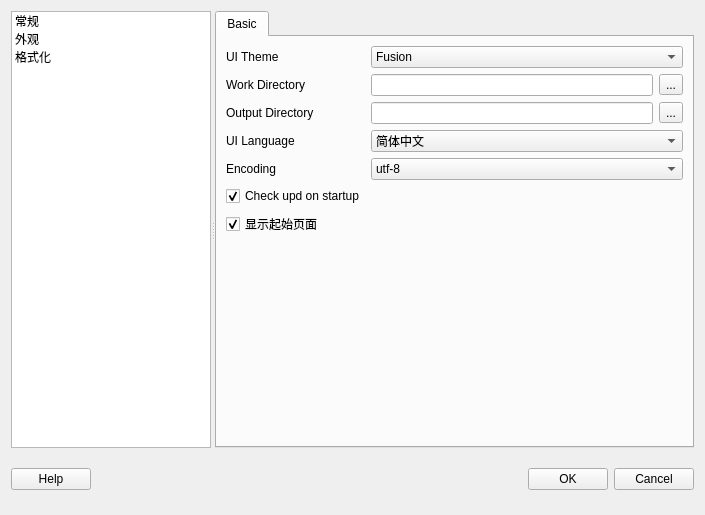
<?xml version="1.0" encoding="UTF-8"?>
<ui version="4.0">
 <class>Form</class>
 <widget class="QWidget" name="Form">
  <property name="geometry">
   <rect>
    <x>0</x>
    <y>0</y>
    <width>705</width>
    <height>515</height>
   </rect>
  </property>
  <property name="windowTitle">
   <string>Settings</string>
  </property>
  <layout class="QVBoxLayout" name="verticalLayout_2">
   <item>
    <widget class="QSplitter" name="splitter">
     <property name="orientation">
      <enum>Qt::Horizontal</enum>
     </property>
     <widget class="QListWidget" name="listWidget">
      <property name="maximumSize">
       <size>
        <width>200</width>
        <height>16777215</height>
       </size>
      </property>
      <item>
       <property name="text">
        <string>常规</string>
       </property>
      </item>
      <item>
       <property name="text">
        <string>外观</string>
       </property>
      </item>
      <item>
       <property name="text">
        <string>格式化</string>
       </property>
      </item>
     </widget>
     <widget class="QStackedWidget" name="stackedWidget">
      <property name="currentIndex">
       <number>0</number>
      </property>
      <widget class="QWidget" name="page_general">
       <layout class="QHBoxLayout" name="horizontalLayout_3">
        <property name="leftMargin">
         <number>0</number>
        </property>
        <property name="topMargin">
         <number>0</number>
        </property>
        <property name="rightMargin">
         <number>0</number>
        </property>
        <property name="bottomMargin">
         <number>0</number>
        </property>
        <item>
         <widget class="QTabWidget" name="tabWidget">
          <property name="tabPosition">
           <enum>QTabWidget::North</enum>
          </property>
          <property name="currentIndex">
           <number>0</number>
          </property>
          <widget class="QWidget" name="tabBase">
           <attribute name="title">
            <string>Basic</string>
           </attribute>
           <layout class="QVBoxLayout" name="verticalLayout_8">
            <item>
             <layout class="QFormLayout" name="formLayout_2">
              <item row="0" column="0">
               <widget class="QLabel" name="label_theme">
                <property name="text">
                 <string>UI Theme</string>
                </property>
               </widget>
              </item>
              <item row="0" column="1">
               <widget class="QComboBox" name="comboBox_theme">
                <item>
                 <property name="text">
                  <string>Fusion</string>
                 </property>
                </item>
                <item>
                 <property name="text">
                  <string>Qdarkstyle</string>
                 </property>
                </item>
                <item>
                 <property name="text">
                  <string>windowsvista</string>
                 </property>
                </item>
                <item>
                 <property name="text">
                  <string>Windows</string>
                 </property>
                </item>
               </widget>
              </item>
              <item row="1" column="0">
               <widget class="QLabel" name="label">
                <property name="text">
                 <string>Work Directory</string>
                </property>
               </widget>
              </item>
              <item row="1" column="1">
               <layout class="QHBoxLayout" name="horizontalLayout_14">
                <item>
                 <widget class="QLineEdit" name="lineEdit_worksapce"/>
                </item>
                <item>
                 <widget class="QToolButton" name="toolButton_workspace">
                  <property name="text">
                   <string>...</string>
                  </property>
                 </widget>
                </item>
               </layout>
              </item>
              <item row="2" column="0">
               <widget class="QLabel" name="label_15">
                <property name="text">
                 <string>Output Directory</string>
                </property>
               </widget>
              </item>
              <item row="2" column="1">
               <layout class="QHBoxLayout" name="horizontalLayout_15">
                <item>
                 <widget class="QLineEdit" name="lineEdit_output"/>
                </item>
                <item>
                 <widget class="QToolButton" name="toolButton_output">
                  <property name="text">
                   <string>...</string>
                  </property>
                 </widget>
                </item>
               </layout>
              </item>
              <item row="3" column="0">
               <widget class="QLabel" name="label_16">
                <property name="text">
                 <string>UI Language</string>
                </property>
               </widget>
              </item>
              <item row="3" column="1">
               <widget class="QComboBox" name="comboBox_9">
                <item>
                 <property name="text">
                  <string>简体中文</string>
                 </property>
                </item>
                <item>
                 <property name="text">
                  <string>English</string>
                 </property>
                </item>
               </widget>
              </item>
              <item row="4" column="0">
               <widget class="QLabel" name="label_11">
                <property name="text">
                 <string>Encoding</string>
                </property>
               </widget>
              </item>
              <item row="4" column="1">
               <widget class="QComboBox" name="comboBox_8">
                <item>
                 <property name="text">
                  <string>utf-8</string>
                 </property>
                </item>
                <item>
                 <property name="text">
                  <string>gb2312</string>
                 </property>
                </item>
               </widget>
              </item>
              <item row="5" column="0">
               <widget class="QCheckBox" name="check_box_check_upd_on_startup">
                <property name="text">
                 <string>Check upd on startup</string>
                </property>
                <property name="checked">
                 <bool>true</bool>
                </property>
               </widget>
              </item>
              <item row="6" column="0">
               <widget class="QCheckBox" name="checkbox_show_startpage">
                <property name="text">
                 <string>显示起始页面</string>
                </property>
                <property name="checked">
                 <bool>true</bool>
                </property>
               </widget>
              </item>
             </layout>
            </item>
            <item>
             <spacer name="verticalSpacer_2">
              <property name="orientation">
               <enum>Qt::Vertical</enum>
              </property>
              <property name="sizeHint" stdset="0">
               <size>
                <width>20</width>
                <height>40</height>
               </size>
              </property>
             </spacer>
            </item>
           </layout>
          </widget>
         </widget>
        </item>
       </layout>
      </widget>
      <widget class="QWidget" name="page_appearance">
       <layout class="QVBoxLayout" name="verticalLayout_6">
        <item>
         <layout class="QVBoxLayout" name="verticalLayout_5">
          <item>
           <widget class="QCheckBox" name="checkBox_3">
            <property name="text">
             <string>Interlaced coloring</string>
            </property>
            <property name="checked">
             <bool>true</bool>
            </property>
           </widget>
          </item>
          <item>
           <layout class="QHBoxLayout" name="horizontalLayout_11">
            <item>
             <widget class="QLabel" name="label_10">
              <property name="text">
               <string>Table Header Background:</string>
              </property>
             </widget>
            </item>
            <item>
             <widget class="QPushButton" name="pushButton">
              <property name="text">
               <string>Color</string>
              </property>
             </widget>
            </item>
            <item>
             <spacer name="horizontalSpacer_4">
              <property name="orientation">
               <enum>Qt::Horizontal</enum>
              </property>
              <property name="sizeHint" stdset="0">
               <size>
                <width>40</width>
                <height>20</height>
               </size>
              </property>
             </spacer>
            </item>
           </layout>
          </item>
         </layout>
        </item>
        <item>
         <layout class="QHBoxLayout" name="horizontalLayout_6"/>
        </item>
        <item>
         <layout class="QHBoxLayout" name="horizontalLayout_5">
          <item>
           <widget class="QLabel" name="label_3">
            <property name="text">
             <string>Size:</string>
            </property>
           </widget>
          </item>
          <item>
           <widget class="QLineEdit" name="lineEdit_2">
            <property name="maximumSize">
             <size>
              <width>60</width>
              <height>16777215</height>
             </size>
            </property>
            <property name="text">
             <string>15</string>
            </property>
           </widget>
          </item>
          <item>
           <spacer name="horizontalSpacer_3">
            <property name="orientation">
             <enum>Qt::Horizontal</enum>
            </property>
            <property name="sizeHint" stdset="0">
             <size>
              <width>120</width>
              <height>20</height>
             </size>
            </property>
           </spacer>
          </item>
         </layout>
        </item>
        <item>
         <layout class="QHBoxLayout" name="horizontalLayout_4">
          <item>
           <widget class="QLabel" name="label_2">
            <property name="text">
             <string>Font:</string>
            </property>
           </widget>
          </item>
          <item>
           <widget class="QComboBox" name="comboBox">
            <item>
             <property name="text">
              <string>Source Code Pro</string>
             </property>
            </item>
           </widget>
          </item>
          <item>
           <spacer name="horizontalSpacer_2">
            <property name="orientation">
             <enum>Qt::Horizontal</enum>
            </property>
            <property name="sizeHint" stdset="0">
             <size>
              <width>40</width>
              <height>20</height>
             </size>
            </property>
           </spacer>
          </item>
         </layout>
        </item>
        <item>
         <widget class="QTextEdit" name="textEdit">
          <property name="maximumSize">
           <size>
            <width>16777215</width>
            <height>16777215</height>
           </size>
          </property>
          <property name="html">
           <string>&lt;!DOCTYPE HTML PUBLIC &quot;-//W3C//DTD HTML 4.0//EN&quot; &quot;http://www.w3.org/TR/REC-html40/strict.dtd&quot;&gt;
&lt;html&gt;&lt;head&gt;&lt;meta name=&quot;qrichtext&quot; content=&quot;1&quot; /&gt;&lt;style type=&quot;text/css&quot;&gt;
p, li { white-space: pre-wrap; }
&lt;/style&gt;&lt;/head&gt;&lt;body style=&quot; font-family:'SimSun'; font-size:9pt; font-weight:400; font-style:normal;&quot;&gt;
&lt;p style=&quot; margin-top:0px; margin-bottom:0px; margin-left:0px; margin-right:0px; -qt-block-indent:0; text-indent:0px;&quot;&gt;Patata is a full-featured IDE&lt;/p&gt;
&lt;p style=&quot; margin-top:0px; margin-bottom:0px; margin-left:0px; margin-right:0px; -qt-block-indent:0; text-indent:0px;&quot;&gt;with a high level of usability and outstanding&lt;/p&gt;
&lt;p style=&quot; margin-top:0px; margin-bottom:0px; margin-left:0px; margin-right:0px; -qt-block-indent:0; text-indent:0px;&quot;&gt;advanced code editing and refactoring support.&lt;/p&gt;
&lt;p style=&quot;-qt-paragraph-type:empty; margin-top:0px; margin-bottom:0px; margin-left:0px; margin-right:0px; -qt-block-indent:0; text-indent:0px;&quot;&gt;&lt;br /&gt;&lt;/p&gt;
&lt;p style=&quot; margin-top:0px; margin-bottom:0px; margin-left:0px; margin-right:0px; -qt-block-indent:0; text-indent:0px;&quot;&gt;abcdefghijklmnopqrstuvwxyz 0123456789 (){}[]&lt;/p&gt;
&lt;p style=&quot; margin-top:0px; margin-bottom:0px; margin-left:0px; margin-right:0px; -qt-block-indent:0; text-indent:0px;&quot;&gt;ABCDEFGHIJKLMNOPQRSTUVWXYZ +-*/= .,;:!? #&amp;amp;$%@|^&lt;/p&gt;&lt;/body&gt;&lt;/html&gt;</string>
          </property>
         </widget>
        </item>
       </layout>
      </widget>
      <widget class="QWidget" name="page_format">
       <layout class="QVBoxLayout" name="verticalLayout_3">
        <item>
         <layout class="QFormLayout" name="formLayout">
          <item row="0" column="0">
           <widget class="QLabel" name="label_4">
            <property name="text">
             <string>日期格式:</string>
            </property>
           </widget>
          </item>
          <item row="0" column="1">
           <widget class="QComboBox" name="comboBox_2">
            <item>
             <property name="text">
              <string>2020-01-01</string>
             </property>
            </item>
            <item>
             <property name="text">
              <string>2020/01/01</string>
             </property>
            </item>
            <item>
             <property name="text">
              <string/>
             </property>
            </item>
           </widget>
          </item>
          <item row="1" column="1">
           <widget class="QComboBox" name="comboBox_3">
            <item>
             <property name="text">
              <string>15:30:01(24-小时制)</string>
             </property>
            </item>
            <item>
             <property name="text">
              <string>3:30:01 PM(12-小时制)</string>
             </property>
            </item>
            <item>
             <property name="text">
              <string/>
             </property>
            </item>
           </widget>
          </item>
          <item row="1" column="0">
           <widget class="QLabel" name="label_5">
            <property name="text">
             <string>时间格式:</string>
            </property>
           </widget>
          </item>
          <item row="2" column="1">
           <widget class="QComboBox" name="comboBox_4">
            <item>
             <property name="text">
              <string>美元US Dollar</string>
             </property>
            </item>
            <item>
             <property name="text">
              <string>人民币Chinese Yuan</string>
             </property>
            </item>
            <item>
             <property name="text">
              <string/>
             </property>
            </item>
           </widget>
          </item>
          <item row="2" column="0">
           <widget class="QLabel" name="label_6">
            <property name="text">
             <string>货币单位:</string>
            </property>
           </widget>
          </item>
          <item row="3" column="1">
           <widget class="QComboBox" name="comboBox_5">
            <item>
             <property name="text">
              <string>￥</string>
             </property>
            </item>
            <item>
             <property name="text">
              <string>CNY</string>
             </property>
            </item>
            <item>
             <property name="text">
              <string>$</string>
             </property>
            </item>
            <item>
             <property name="text">
              <string>USD</string>
             </property>
            </item>
           </widget>
          </item>
          <item row="3" column="0">
           <widget class="QLabel" name="label_7">
            <property name="text">
             <string>货币符号:</string>
            </property>
           </widget>
          </item>
          <item row="4" column="1">
           <widget class="QComboBox" name="comboBox_6">
            <item>
             <property name="text">
              <string>列标题内</string>
             </property>
            </item>
            <item>
             <property name="text">
              <string>单元格内</string>
             </property>
            </item>
           </widget>
          </item>
          <item row="4" column="0">
           <widget class="QLabel" name="label_8">
            <property name="text">
             <string>货币符号位于:</string>
            </property>
           </widget>
          </item>
         </layout>
        </item>
       </layout>
      </widget>
     </widget>
    </widget>
   </item>
   <item>
    <widget class="QWidget" name="widget" native="true">
     <property name="maximumSize">
      <size>
       <width>16777215</width>
       <height>50</height>
      </size>
     </property>
     <layout class="QHBoxLayout" name="horizontalLayout_7">
      <property name="leftMargin">
       <number>0</number>
      </property>
      <property name="topMargin">
       <number>0</number>
      </property>
      <property name="rightMargin">
       <number>0</number>
      </property>
      <property name="bottomMargin">
       <number>0</number>
      </property>
      <item>
       <layout class="QHBoxLayout" name="horizontalLayout">
        <item>
         <widget class="QPushButton" name="pushButton_help">
          <property name="text">
           <string>Help</string>
          </property>
         </widget>
        </item>
        <item>
         <spacer name="horizontalSpacer">
          <property name="orientation">
           <enum>Qt::Horizontal</enum>
          </property>
          <property name="sizeHint" stdset="0">
           <size>
            <width>40</width>
            <height>20</height>
           </size>
          </property>
         </spacer>
        </item>
        <item>
         <widget class="QPushButton" name="pushButton_ok">
          <property name="text">
           <string>OK</string>
          </property>
         </widget>
        </item>
        <item>
         <widget class="QPushButton" name="pushButton_cancel">
          <property name="text">
           <string>Cancel</string>
          </property>
         </widget>
        </item>
       </layout>
      </item>
     </layout>
    </widget>
   </item>
  </layout>
 </widget>
 <resources/>
 <connections/>
</ui>
